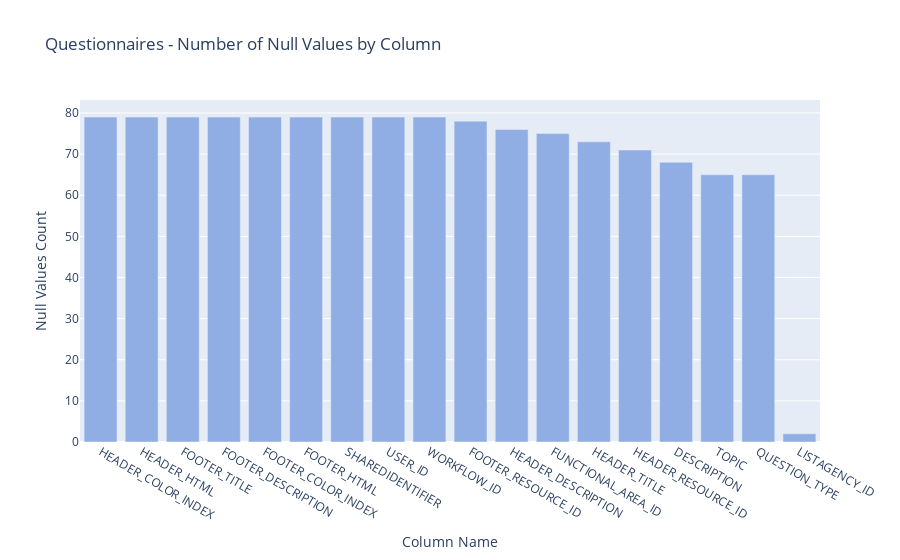

Here is the notebook cell this chart was saved with:
### Code cell
vis.plot_null_values(questionnaires_null_count, "Questionnaires", color="#90AEE4")

### Figure 1 — Plotly figure (JSON) as saved in the notebook; plotly's stock layout.template omitted (floating-point values rounded to 4 significant figures)
{"data": [{"marker": {"color": "#90AEE4"}, "type": "bar", "x": ["HEADER_COLOR_INDEX", "HEADER_HTML", "FOOTER_TITLE", "FOOTER_DESCRIPTION", "FOOTER_COLOR_INDEX", "FOOTER_HTML", "SHAREDIDENTIFIER", "USER_ID", "WORKFLOW_ID", "FOOTER_RESOURCE_ID", "HEADER_DESCRIPTION", "FUNCTIONAL_AREA_ID", "HEADER_TITLE", "HEADER_RESOURCE_ID", "DESCRIPTION", "TOPIC", "QUESTION_TYPE", "LISTAGENCY_ID"], "y": [79, 79, 79, 79, 79, 79, 79, 79, 79, 78, 76, 75, 73, 71, 68, 65, 65, 2]}], "layout": {"title": {"text": "Questionnaires - Number of Null Values by Column"}, "xaxis": {"title": {"text": "Column Name"}}, "yaxis": {"title": {"text": "Null Values Count"}}}}
